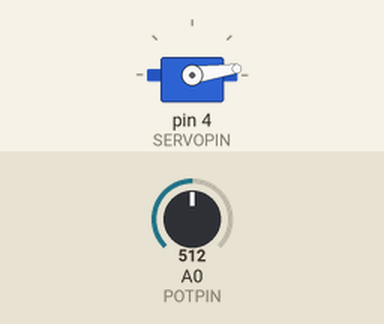
This sketch was run on a simulated Arduino Uno, built with avr-gcc and run on an emulated ATmega328P. Shown: servo. Inputs (shaded band) come from the test bench; at power-on: A0 (POTPIN) = 512.

Above: at 1.2 s.
1.3 s: A0 (POTPIN) set to 716
4.3 s: A0 (POTPIN) set to 1023
At 4.46 s:
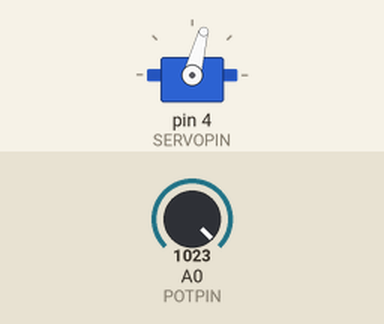
7.3 s: A0 (POTPIN) set to 511
At 9.75 s:
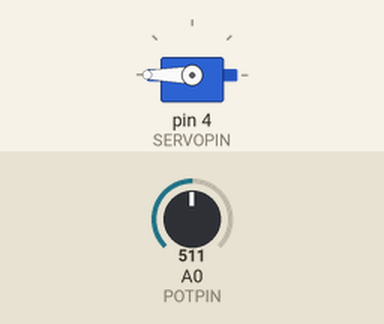
10.3 s: A0 (POTPIN) set to 306
At 12.36 s:
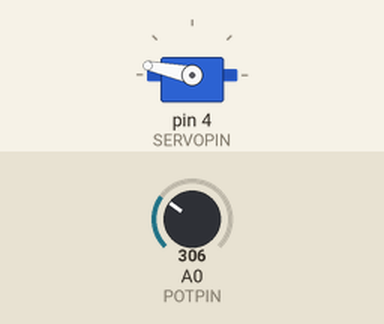
Timing chart, 0 to 14.3 s (numbered marks = the images above; inputs shaded):
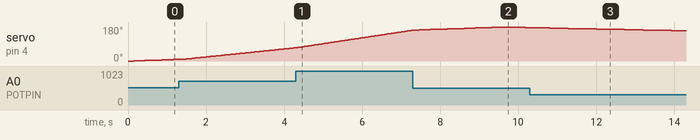

The sketch:

ruitenwisser.ino.ino
```cpp
#include <Servo.h>

const int POTPIN = A0;
const int SERVOPIN = 4;

int pos = 0;
Servo Servo1;

void setup() {
  Servo1.attach(SERVOPIN);
  pinMode(POTPIN, INPUT);
}

void loop() {
  for(pos =0; pos <= 180; pos += 1){
      byte potDelay = map(analogRead(POTPIN), 0, 1023, 0, 800);
      Servo1.write(pos);
      delay(potDelay);
  }
  for(pos = 180; pos >= 0; pos -= 1){
      byte potDelay = map(analogRead(POTPIN), 0, 1023, 0, 800);
      Servo1.write(pos);
      delay(potDelay);
    }
}
```
